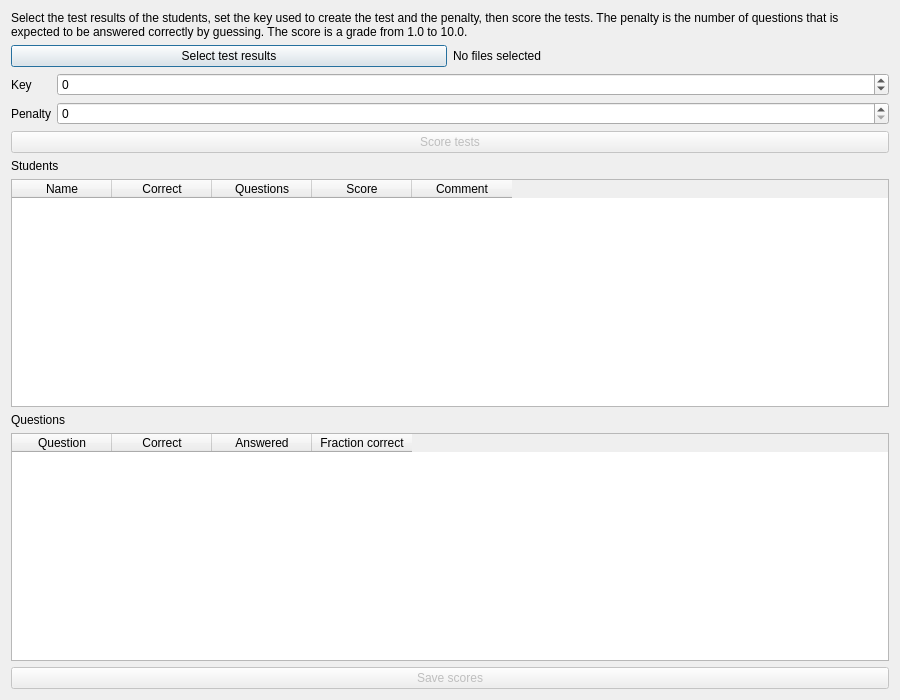
<?xml version="1.0" encoding="UTF-8"?>
<ui version="4.0">
 <class>QtHometrainerScoreTestsDialog</class>
 <widget class="QDialog" name="QtHometrainerScoreTestsDialog">
  <property name="geometry">
   <rect>
    <x>0</x>
    <y>0</y>
    <width>900</width>
    <height>700</height>
   </rect>
  </property>
  <property name="windowTitle">
   <string>Hometrainer: score tests</string>
  </property>
  <property name="windowIcon">
   <iconset resource="ToolHometrainer.qrc">
    <normaloff>:/resources/ToolHometrainerQuestionmark.png</normaloff>:/resources/ToolHometrainerQuestionmark.png</iconset>
  </property>
  <layout class="QVBoxLayout" name="layout_main">
   <item>
    <widget class="QLabel" name="label_explanation">
     <property name="wordWrap">
      <bool>true</bool>
     </property>
     <property name="text">
      <string>Select the test results of the students, set the key used to create the test and the penalty, then score the tests. The penalty is the number of questions that is expected to be answered correctly by guessing. The score is a grade from 1.0 to 10.0.</string>
     </property>
    </widget>
   </item>
   <item>
    <layout class="QHBoxLayout" name="layout_files">
     <item>
      <widget class="QPushButton" name="button_select">
       <property name="text">
        <string>Select test results</string>
       </property>
      </widget>
     </item>
     <item>
      <widget class="QLabel" name="label_files">
       <property name="text">
        <string>No files selected</string>
       </property>
      </widget>
     </item>
    </layout>
   </item>
   <item>
    <layout class="QFormLayout" name="layout_settings">
     <item row="0" column="0">
      <widget class="QLabel" name="label_key">
       <property name="text">
        <string>Key</string>
       </property>
      </widget>
     </item>
     <item row="0" column="1">
      <widget class="QSpinBox" name="box_key">
       <property name="minimum">
        <number>-2147483647</number>
       </property>
       <property name="maximum">
        <number>2147483647</number>
       </property>
       <property name="value">
        <number>0</number>
       </property>
      </widget>
     </item>
     <item row="1" column="0">
      <widget class="QLabel" name="label_penalty">
       <property name="text">
        <string>Penalty</string>
       </property>
      </widget>
     </item>
     <item row="1" column="1">
      <widget class="QSpinBox" name="box_penalty">
       <property name="minimum">
        <number>0</number>
       </property>
       <property name="maximum">
        <number>100000</number>
       </property>
       <property name="value">
        <number>0</number>
       </property>
      </widget>
     </item>
    </layout>
   </item>
   <item>
    <widget class="QPushButton" name="button_score">
     <property name="text">
      <string>Score tests</string>
     </property>
     <property name="enabled">
      <bool>false</bool>
     </property>
    </widget>
   </item>
   <item>
    <widget class="QLabel" name="label_students">
     <property name="text">
      <string>Students</string>
     </property>
    </widget>
   </item>
   <item>
    <widget class="QTableWidget" name="table_students">
     <property name="editTriggers">
      <set>QAbstractItemView::NoEditTriggers</set>
     </property>
     <property name="sortingEnabled">
      <bool>true</bool>
     </property>
     <column>
      <property name="text">
       <string>Name</string>
      </property>
     </column>
     <column>
      <property name="text">
       <string>Correct</string>
      </property>
     </column>
     <column>
      <property name="text">
       <string>Questions</string>
      </property>
     </column>
     <column>
      <property name="text">
       <string>Score</string>
      </property>
     </column>
     <column>
      <property name="text">
       <string>Comment</string>
      </property>
     </column>
    </widget>
   </item>
   <item>
    <widget class="QLabel" name="label_questions">
     <property name="text">
      <string>Questions</string>
     </property>
    </widget>
   </item>
   <item>
    <widget class="QTableWidget" name="table_questions">
     <property name="editTriggers">
      <set>QAbstractItemView::NoEditTriggers</set>
     </property>
     <property name="sortingEnabled">
      <bool>true</bool>
     </property>
     <column>
      <property name="text">
       <string>Question</string>
      </property>
     </column>
     <column>
      <property name="text">
       <string>Correct</string>
      </property>
     </column>
     <column>
      <property name="text">
       <string>Answered</string>
      </property>
     </column>
     <column>
      <property name="text">
       <string>Fraction correct</string>
      </property>
     </column>
    </widget>
   </item>
   <item>
    <widget class="QPushButton" name="button_save">
     <property name="text">
      <string>Save scores</string>
     </property>
     <property name="enabled">
      <bool>false</bool>
     </property>
    </widget>
   </item>
  </layout>
 </widget>
 <resources>
  <include location="ToolHometrainer.qrc"/>
 </resources>
 <connections/>
</ui>
